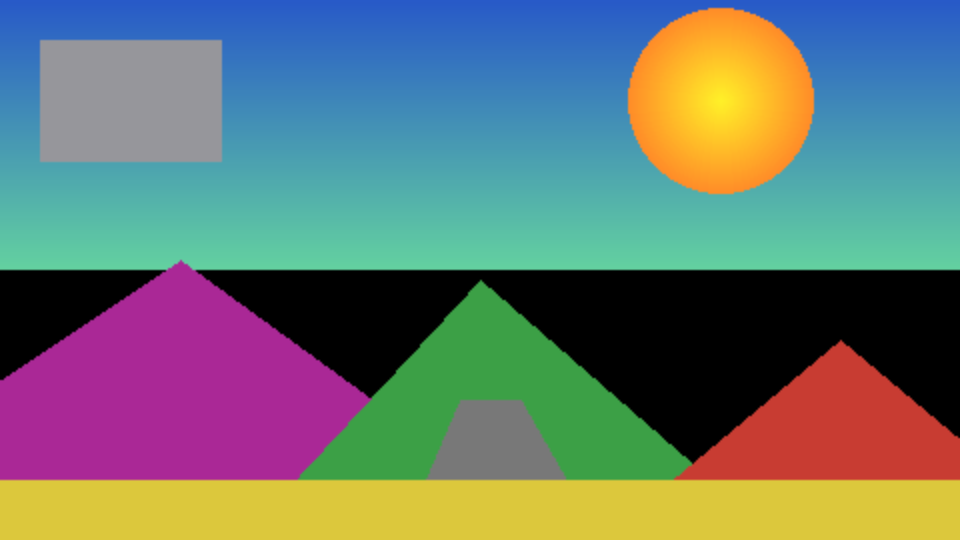
#> input picture programs/ron/clacker/sim_000_input.png, 1920 x 1080 px, found by its file name (shown at 1/2 size)
$ python spillway_proto.py
#> lines starting #> are read from the running program, lines starting #| are printed output that depends on the picture
#!/usr/bin/env python3
"""SPILLWAY physics prototype: per-column dam-overflow luma cascade.

Faithful to the planned RTL: state at half horizontal resolution (one state
column per 2 px), updated once per line top-to-bottom in scan order, all math
integer/shift-based. Lines are vectorized across columns with numpy, which is
semantically identical to scan order because columns are independent.

Fixed point (matches SUMMARY.md):
  video 10-bit; w/v/foam 8-bit saturating; v is Q4.4; envelopes Q8.8.
  Per-frame "multiplies" happen in vblank() only; the per-line path uses the
  2-term shift pair (fs0, fs1) exactly as the RTL will.
"""
import numpy as np
from PIL import Image
import os, sys

OUT = os.path.dirname(os.path.abspath(__file__))
W, H = 960, 540
NC = W // 2                    # state columns (x >> 1)
NG = 8                         # flood gates
GATE_COLS = NC // NG

# ---------------------------------------------------------------- colorspace
def rgb_to_yuv(img):
    r, g, b = [img[..., i].astype(np.int32) for i in range(3)]
    y = (299 * r + 587 * g + 114 * b) // 1000            # 0..255
    u = 512 + ((b - y) * 2258) // 1000                   # ~0.564*4
    v = 512 + ((r - y) * 2852) // 1000                   # ~0.713*4
    return (y << 2).clip(0, 1023), u.clip(0, 1023), v.clip(0, 1023)

# [8 lines left out: function yuv_to_rgb, not called in this run]

# ---------------------------------------------------------------- noise
def hash8(c, yy, ph):
    x = (c * 0x9E3779B1) ^ ((yy & 0xFFFF) * 0x85EBCA77) ^ ((ph & 0xFFFF) * 0xC2B2AE3D)
    x = (x * 2654435761) & 0xFFFFFFFF
    return (x >> 24) & 0xFF

COLS = np.arange(NC, dtype=np.int64)

def vhash8(a, b, c):
    """RTL-faithful 16-bit add-shift mixer (3 rounds), returns high byte.
    Matches spillway.vhd f_mxa/f_mxb/f_mxc exactly in structure."""
    x = (np.asarray(a, np.int64) ^ ((np.asarray(b, np.int64) << 5) & 0xFFFF)
         ^ (np.asarray(c, np.int64) * 0x101)) & 0xFFFF
    x = (x + (x << 5)) & 0xFFFF
    x = x ^ (x >> 7)
    x = (x + (x << 3)) & 0xFFFF
    x = x ^ (x >> 5)
    x = (x + (x << 7)) & 0xFFFF
    x = x ^ (x >> 9)
    return ((x >> 8) & 0xFF).astype(np.int32)

# 2-term shift-pair approximation of gain/1024 (RTL-faithful)
def shift_pair(gain):
    """gain 0..1023 -> (fs0, fs1) with 2^-fs0 + 2^-fs1 ~= gain/1024; 15 = off."""
    if gain < 1:
        return 15, 15
    best = (15, 15); berr = 1e9
    for a in range(1, 11):
        for b in range(a, 12):
            g = 1024 // (1 << a) + 1024 // (1 << b)
            e = abs(g - gain)
            if e < berr:
                berr = e; best = (a, b)
    return best

# ---------------------------------------------------------------- controls
def default_controls():
    return dict(K1=560, K2=512, K3=512, K4=512, K5=512, K6=0,
                S7=0, S8=0, S9=0, S10=0, S11=0, P12=0)

# DEPTHS palette anchors (sim = plain BT.601): (Y, U, V, carried_weight_num/4)
PALETTE = [
    (0,   512, 512, 4),   # clear: pure carried colour
    (940, 588, 452, 2),   # glacial cyan-white
    (560, 560, 420, 1),   # deep teal-green
    (420, 470, 600, 1),   # murky flood-brown
]

class Spillway:
    def __init__(self):
        # per-column state (the four 16-bit BRAMs)
        self.w    = np.zeros(NC, np.int32)
        self.v    = np.zeros(NC, np.int32)
        self.cu   = np.full(NC, 128, np.int32)   # carried chroma, 8-bit
        self.cv   = np.full(NC, 128, np.int32)
        self.foam = np.zeros(NC, np.int32)
        self.im_s = np.zeros(NC, np.int32)       # impact strength (prev frame)
        self.im_y = np.full(NC, 255, np.int32)   # impact row >>3 (prev frame)
        self.dk   = np.zeros(NC, np.int32)       # undertow dark accumulator
        self.disch_prev = np.zeros(NC, bool)     # ledge detect
        self.ut_h = np.zeros(NC // 2, np.int32)  # undertow tendril heights (x>>2)
        # slow state (vblank)
        self.fg_pos = 0; self.fg_vel = 0         # floodgate spring, Q(10).6
        self.surge_ph = 0
        self.fe = 0                              # freeze env 0..255
        self.level = 0                           # basin level, lines Q8
        self.vol = 0                             # spill volume accumulator
        self.gate_env = np.full(NG, 255, np.int32)
        self.gate_tgt = np.full(NG, 255, np.int32)
        self.gate_tmr = np.array([60 + hash8(g, 7, 3) for g in range(NG)], np.int32)
        self.fall_ph = 0                         # foam scroll accumulator Q4
        self.frame = 0
        self.frozen_seed = 0
        self.ring = np.zeros((4, NC), np.int32)  # basin reflection ring (out luma>>2)

    # ------------------------------------------------------------ vblank
    def vblank(self, c):
        fr = self.frame
        # --- FREEZE envelope (state w/ hysteresis) ---
        if c['S11']:
            self.fe = min(255, self.fe + 2)              # ~2 s at 60 fps
        else:
            self.fe = max(0, self.fe - 4)                # ~1 s thaw
        fe = self.fe
        if fe < 255:
            self.frozen_seed = fr                        # LFSR runs until solid
        # slider position is captured in the ice: latch while solid, and the
        # thaw crossing back below 128 snaps to the live position = the lurch
        if fe <= 128:
            self.fg_latch = None

        # --- FLOODGATE spring (asymmetric, under-damped release) ---
        # asymmetric stiffness, SHARED soft damping (branching the damping by
        # err sign kills the ring the moment an overshoot flips the sign).
        # Characterized at 60 fps: open t63 ~15 f; on release the discharge
        # dies in ~0.6 s, one ~17% backwash lobe at ~1 s, settled ~2 s.
        tgt = c['P12'] << 6                              # Q16
        err = tgt - self.fg_pos
        self.fg_vel += err >> (2 if err >= 0 else 5)
        self.fg_vel -= (self.fg_vel >> 5) + (self.fg_vel >> 6)
        self.fg_pos += self.fg_vel >> 3
        # anti-windup: hitting a clamp zeroes the velocity, or a fast pull
        # pins the gate at the stop for a second
        if self.fg_pos > (1023 << 6):
            self.fg_pos = 1023 << 6
            self.fg_vel = 0
        elif self.fg_pos < -131072:
            self.fg_pos = -131072
            self.fg_vel = 0
        pos = max(0, self.fg_pos >> 6)                   # 0..1023 effective
        if fe > 128:
            if getattr(self, 'fg_latch', None) is None:
                self.fg_latch = pos
            pos = self.fg_latch                          # captured in the ice

        # --- SURGE (~0.15 Hz triangle, rides on pos) ---
        surge = 0
        if c['S10']:
            self.surge_ph = (self.surge_ph + 700) & 0xFFFFF   # ~0.16 Hz
            t = self.surge_ph >> 12                            # 0..255
            surge = t if t < 128 else 255 - t                  # 0..127 tri
        # --- gate curve: crest drop + flow gain ---
        p2 = (pos * pos) >> 10                           # 0..1023 quadratic
        self.crest_drop = (p2 * 3) >> 2                  # up to ~768
        flow_k = c['K2'] >> 2                            # 0..255 character
        open_k = 0 if pos < 40 else min(255, ((pos - 40) * 3) >> 2)
        gain = (flow_k * open_k) >> 7                    # 0..~510
        gain = min(1023, gain + (surge * open_k >> 7))   # surge adds discharge
        self.fs0, self.fs1 = shift_pair(gain)
        self.armed = pos < 40                            # closed: shimmer only

        # --- per-frame constants from knobs ---
        self.crest = 96 + ((c['K1'] * 7) >> 3)           # 96..991
        # NOTE freeze does NOT touch g/dsh/leak: with a static source the
        # column state re-derives identically each frame, so stopping the
        # scroll phase + noise seed + wobble is what crystallizes the render.
        k3 = c['K3'] >> 2
        self.g   = max(1, k3 >> 3)                       # Q4 gravity per line
        # water that goes over the crest falls all the way down: decay is
        # SLOW (it models sheet->spray thinning, not evaporation).  Low
        # PLUNGE = syrupy short-fall look = faster decay. w>>8 == 0 -> off.
        i3 = k3 >> 5
        self.dsh = (4, 5, 6, 7, 8, 8, 8, 8)[i3] + (0 if H < 864 else 1)
        self.leak = 0 if i3 >= 2 else 1
        k4 = min(255, (c['K4'] >> 2) + (surge >> 1))     # surge is whiter
        self.k4 = k4
        self.cs   = max(3, 8 - (k4 >> 6))                # aeration rate shift
        self.fdec = 4
        self.mist_on = c['K5'] > 8
        self.mist_sh = max(0, 3 - (c['K5'] >> 8))        # bigger K5 = brighter
        # DEPTHS palette interp (vblank mult is fine)
        k6 = c['K6']
        seg = min(2, k6 // 342); f = (k6 - seg * 342) * 3 // 4  # 0..255 in seg
        a, b = PALETTE[seg], PALETTE[seg + 1]
        self.tintY = a[0] + ((b[0] - a[0]) * f >> 8)
        self.tintU = a[1] + ((b[1] - a[1]) * f >> 8)
        self.tintV = a[2] + ((b[2] - a[2]) * f >> 8)
        self.cw    = a[3] if f < 128 else b[3]           # carried weight /4
        self.roar = max(0, pos - 960) << 1               # white-out very top

        # --- BASIN level dynamics ---
        if c['S9']:
            self.level += self.vol >> 9
            self.level -= self.level >> 6
            self.level = min(self.level, (H // 3) << 8)
        else:
            self.level = max(0, self.level - (self.level >> 4) - 64)
        self.surface = H - (self.level >> 8)
        self.crown = min(255, self.vol >> 6)
        self.vol = 0

        # --- gate envelopes (damped ~1 s travel) ---
        if c['S7']:
            if fe < 200:                                 # gates freeze too
                self.gate_tmr -= 1
                for g in range(NG):
                    if self.gate_tmr[g] <= 0:
                        r = hash8(g * 31 + 7, fr, 0x5EED)
                        self.gate_tgt[g] = 255 if (r & 3) else 0  # mostly open
                        self.gate_tmr[g] = 90 + (r >> 1)          # 1.5..3.6 s
                d = self.gate_tgt - self.gate_env
                self.gate_env += np.sign(d) * np.minimum(np.abs(d), 4)
        else:
            self.gate_env[:] = 255
        self.gate_lift = ((255 - self.gate_env) * 4).astype(np.int32)

        # --- foam fall-phase scroll (freeze stops it) ---
        vavg = int(self.v.mean())
        self.fall_ph += ((24 + vavg) * (255 - fe)) >> 12   # ~7-30 px/frame

        # --- frame-start state reset: no water above line 0 ---
        self.w[:] = 0
        self.v[:] = 16
        self.foam[:] = 0

        # --- column sweep: undertow heights chase, impacts decay ---
        self.im_s -= self.im_s >> 3
        # (3-tap smoothing dropped: the mist band dither masks columniness
        # and the LCs were needed back on hardware)
        dk4 = self.dk.reshape(-1, 2).sum(1) >> 3
        tgt4 = np.minimum(dk4, H // 3)
        self.ut_h += (tgt4 - self.ut_h) >> 3
        self.dk[:] = 0

        self.noise_ph = self.frozen_seed
        self.frame += 1

    # ------------------------------------------------------------ frame
    def render(self, ysrc, usrc, vsrc, c):
        """ysrc/usrc/vsrc: HxW 10-bit arrays. Returns 10-bit YUV out."""
        self.vblank(c)
        oy = np.empty((H, W), np.int32)
        ou = np.empty((H, W), np.int32)
        ov = np.empty((H, W), np.int32)
        crest_eff = np.maximum(0, self.crest - self.crest_drop
                               + np.repeat(self.gate_lift, GATE_COLS))
        fs0, fs1 = self.fs0, self.fs1
        surface = self.surface if c['S9'] else H
        im_s_new = np.zeros(NC, np.int32)
        im_y_new = np.full(NC, 255, np.int32)
        nph = self.noise_ph
        ring_frozen = False
        # per-frame constant: which mirror wobble per basin line
        for y in range(H):
            Ys = ysrc[y, ::2]; Us = usrc[y, ::2]; Vs = vsrc[y, ::2]
            # ---------------- column state update (even-pixel cadence) ------
            h = np.maximum(0, Ys - crest_eff)
            dq = np.zeros(NC, np.int32)
            if not self.armed:
                if fs0 < 15: dq = dq + (h >> fs0)
                if fs1 < 15: dq = dq + (h >> fs1)
            wet = self.w > 8
            self.v = np.where(wet, np.minimum(255, self.v + self.g), 16)
            self.w = np.clip(self.w - (self.w >> self.dsh) - self.leak + dq, 0, 255)
            self.foam = np.clip(self.foam - (self.foam >> self.fdec)
                                + np.where(wet, self.v >> self.cs, 0), 0, 255)
            disch = dq > 2
            self.cu = np.where(disch, self.cu + ((Us >> 2) - self.cu >> 2), self.cu)
            self.cv = np.where(disch, self.cv + ((Vs >> 2) - self.cv >> 2), self.cv)
            self.vol += int(dq.sum()) >> 6
            # rock impact: streak crosses a bright->dark LEDGE lip (one-shot:
            # only on the first dark line after discharge, else every dark
            # region eats the whole fall)
            rock = self.disch_prev & (h == 0) & (Ys < 220) & (self.w > 96)
            self.disch_prev = disch
            if y < surface:
                st = np.where(rock, self.w, 0)
                rec = st > im_s_new
                im_s_new = np.where(rec, st, im_s_new)
                im_y_new = np.where(rec, y >> 3, im_y_new)
                self.w = np.where(rock, self.w - (self.w >> 2), self.w)
            elif not ring_frozen:
                # first basin line: every column lands -> impact records
                rec = self.w > im_s_new
                im_s_new = np.where(rec, self.w, im_s_new)
                im_y_new = np.where(rec, y >> 3, im_y_new)
            # undertow dark accumulation below the low waterline
            if c['S8']:
                self.dk += (Ys < 200) & (y > H // 2)

            # ---------------- render ------------------------------------
            # filament cells: 1 col wide, height stretches with velocity
            # (4 lines near the crest -> 32-line filaments at speed); the
            # texture scrolls DOWN faster where the water moves faster.
            csh = 2 + np.minimum(3, self.v >> 6)
            yy = y + ((self.fall_ph * (2 + (self.v >> 5))) >> 2)
            cell = yy >> csh
            # brightness modulation: scrolls with the fall, stable per frame
            fil = vhash8(COLS, cell, 0x77)
            # presence: LONG cells (4x filament cell) -> continuous streaks
            pf = vhash8(COLS, yy >> (csh + 2), 0xA1)
            # fine foam noise re-rolls every frame (boiling); cluster scrolls
            n = vhash8(COLS * 3 + 1, yy >> 2, (nph & 0xFF) ^ 0x5A)
            fil2 = vhash8(COLS + 13, yy >> 3, 0x33)
            # continuity: coverage ~ flux/velocity -- the sheet necks down into
            # fewer, brighter filaments as it accelerates.
            # GRADED, not binary: opacity grows with the MARGIN past the
            # threshold, so filaments have soft edges instead of the on/off
            # barcode that read as a glitch.
            cthr = np.maximum(0, np.minimum(240, self.w) - (self.v >> 1))
            margin = cthr - pf
            opc = np.clip(margin << 2, 0, 255)          # soft 64-unit edge
            cap = np.clip((self.w - 8) << 1, 0, 255)    # thin water is faint
            op = np.minimum(opc, cap)
            # glassy laminar sheet near the crest: see through it
            op = np.where((self.v < 64) & ~ (fil2 < self.foam),
                          np.minimum(op, 160), op)
            # water body luma: flux + speed bright, filament-modulated
            wl = np.clip(220 + (self.w << 2) + (self.v >> 1)
                         - ((fil & 63) << 1), 0, 1023)
            # foam: whitecaps, whiteness graded by cluster margin (soft
            # clumps, not hard blobs), gated on water presence
            fmargin = np.clip((self.foam - fil2) << 1, 0, 255)
            foamy = (fmargin > 0) & (n < 176) & (self.w > 8) & (op > 32)
            fop = np.where(foamy, np.minimum(fmargin, cap), 0)
            wl = np.where(foamy, 800 + ((n & 47) << 2), wl)
            op = np.maximum(op, fop)
            # crest roll: sparkling specular lip where water bends over the
            # weir (dithered edge, not a solid bar)
            roll = (h > 0) & (h < 8 + (n & 15)) & (dq > 0)
            wl = np.where(roll, 1000, wl)
            op = np.where(roll, 255, op)
            # water colour: carried vs DEPTHS tint (weights /4)
            cw = self.cw
            wcU = ((self.cu << 2) * cw + self.tintU * (4 - cw)) >> 2
            wcV = ((self.cv << 2) * cw + self.tintV * (4 - cw)) >> 2
            wcU = np.where(foamy, 512 + ((wcU - 512) >> 2), wcU)
            wcV = np.where(foamy, 512 + ((wcV - 512) >> 2), wcV)

            Y = ysrc[y].copy(); U = usrc[y].copy(); V = vsrc[y].copy()
            # sweep energy out of over-crest source (FLOW carries it away)
            hfull = np.maximum(0, ysrc[y] - np.repeat(crest_eff, 2))
            if not self.armed:
                dqf = np.zeros(W, np.int32)
                if fs0 < 15: dqf = dqf + (hfull >> fs0)
                if fs1 < 15: dqf = dqf + (hfull >> fs1)
                # drain toward crest at 3/4 strength: keeps structure alive
                # in spilling regions instead of posterized flats
                Y = Y - np.minimum(hfull, dqf - (dqf >> 2))
            # crest shimmer when armed (pressure waiting)
            if self.armed:
                nearcrest = np.abs(ysrc[y] - self.crest) < 24
                Y = Y + np.where(nearcrest, ((np.repeat(n, 2) & 7) << 2) - 16, 0)

            # water crossfade composite: quarter-step alpha + PIXEL-RATE
            # noise dither of the fractional part. At 60 fps this reads as a
            # smooth 8-bit blend; the residual grain reads as aeration.
            # (RTL: base = op>>6, +1 when op&63 beats 6 LFSR bits.)
            op2 = np.repeat(op, 2)
            pdith = vhash8(np.arange(W), y * 3 + 1,
                           (self.frame * 5 + y) & 0xFFFF) & 63
            a2 = (op2 >> 6) + ((op2 & 63) > pdith)
            Y = (Y * (4 - a2) + np.repeat(wl, 2) * a2) >> 2
            U = (U * (4 - a2) + np.repeat(wcU, 2) * a2) >> 2
            V = (V * (4 - a2) + np.repeat(wcV, 2) * a2) >> 2
            # freeze glint: rare stable vertical threads of icicle sheen
            if self.fe > 128:
                gl = np.repeat((margin > 0) & (self.w > 24)
                               & ((fil & 31) == 0) & (n < 128), 2)
                Y = np.where(gl, 1023, Y)
                U = np.where(gl, 512 + ((U - 512) >> 2), U)
                V = np.where(gl, 512 + ((V - 512) >> 2), V)
            # mist above last frame's impacts
            if self.mist_on:
                d = self.im_y - (y >> 3)
                mband = (d >= 0) & (d < 12)
                # band-edge dither: +0/+1 on d before shaping kills the
                # visible 16-line halo terraces
                dd = np.abs(d) + (n & 1)
                fog = np.where(mband, self.im_s >> np.minimum(7, 1 + (dd >> 1)
                                                              + self.mist_sh), 0)
                fog2 = np.repeat(fog, 2)
                Y = np.minimum(1023, Y + np.minimum(384, fog2 << 3))
                sat = fog2 > 16
                U = np.where(sat, U + ((512 - U) >> 1), U)
                V = np.where(sat, V + ((512 - V) >> 1), V)
                spark = np.repeat((n ^ (COLS & 0xFF)) & 0xFF, 2)
                Y = np.where((fog2 > 8) & (spark < np.minimum(24, fog2 >> 1)),
                             1023, Y)
            # undertow tendrils
            if c['S8']:
                yb = H - y
                ut = np.repeat(self.ut_h, 4)[:NC]
                rag = (n >> 3).astype(np.int32)
                mask = np.repeat(yb < (ut + rag), 2)
                Y = np.where(mask, Y >> 2, Y)
                U = np.where(mask, 512 + ((U - 512) >> 2), U)
                V = np.where(mask, 512 + ((V - 512) >> 2), V)
            # basin
            if c['S9'] and y >= surface:
                depth = y - surface
                wob = ((hash8(y, self.frame >> 1, 77) * (255 - self.fe)) >> 8)
                mi = (depth + (wob >> 5)) & 3
                hoff = ((wob >> 3) & 7) - 4 if self.fe < 200 else 0
                refl = np.roll(self.ring[mi], hoff)
                dsh = min(4, 1 + (depth >> 5))
                ry = np.repeat(refl, 2)
                # water is never colourless: clear DEPTHS still gets a cool hue
                bu = (self.tintU * (4 - cw) + 528 * cw) >> 2
                bv = (self.tintV * (4 - cw) + 476 * cw) >> 2
                Y = np.minimum(1023, (ry - (ry >> dsh)) + (self.tintY >> 2))
                # fade to deep water with depth: the 4-line ring repetition
                # disappears into the body of the pool
                q = min(3, depth >> 4)
                deep = 170 + (self.tintY >> 2)
                Y = (Y * (4 - q) + deep * q) >> 2
                # waterline: one bright specular line at the surface
                if depth == 0:
                    Y = np.maximum(Y, 760)
                U = np.full(W, bu); V = np.full(W, bv)
                crown_h = 2 + (self.crown >> 6)
                if depth < crown_h:   # foam crown where the falls land
                    cr = np.repeat((n < self.crown), 2)
                    Y = np.where(cr, 1023, Y)
                    U = np.where(cr, 512 + ((U - 512) >> 2), U)
                    V = np.where(cr, 512 + ((V - 512) >> 2), V)
            # roar white-out
            if self.roar:
                Y = np.minimum(1023, Y + self.roar)
            Y = Y.clip(0, 1023); U = U.clip(0, 1023); V = V.clip(0, 1023)
            oy[y] = Y; ou[y] = U; ov[y] = V
            # basin ring: freeze once the beam enters the basin
            if y < surface:
                self.ring[y & 3] = Y[::2] >> 2 << 2  # 8-bit fidelity
            else:
                ring_frozen = True
        self.im_s = np.maximum(self.im_s, im_s_new)
        upd = im_s_new >= self.im_s
        self.im_y = np.where(upd, im_y_new, self.im_y)
        return oy, ou, ov


# ---------------------------------------------------------------- harness
def load_input():
    p = os.path.join(OUT, '..', 'turpentine', 'sim_000_input.png')
    img = Image.open(p).convert('RGB').resize((W, H), Image.LANCZOS)
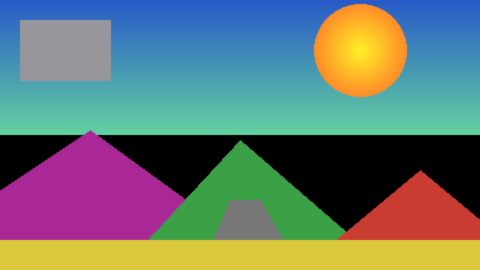
#> img: PIL image 960x540 RGB (shown at 1/2 size); mean R, G, B 105.2, 118.3, 111.9
    return rgb_to_yuv(np.asarray(img))
#> in rgb_to_yuv, `r, g, b = [img[..., i].astype(np.int32) for i in range(3)]`:
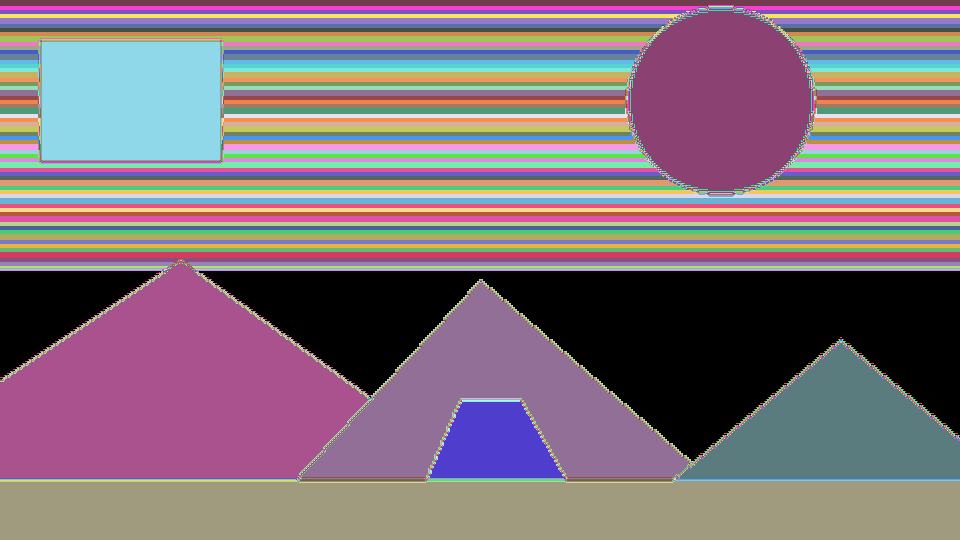
#> r: shape (540, 960) int32; 208 distinct labels, from 0 to 255; one colour per label, 0 black
#> (the rest of the program and of its run is left out)
